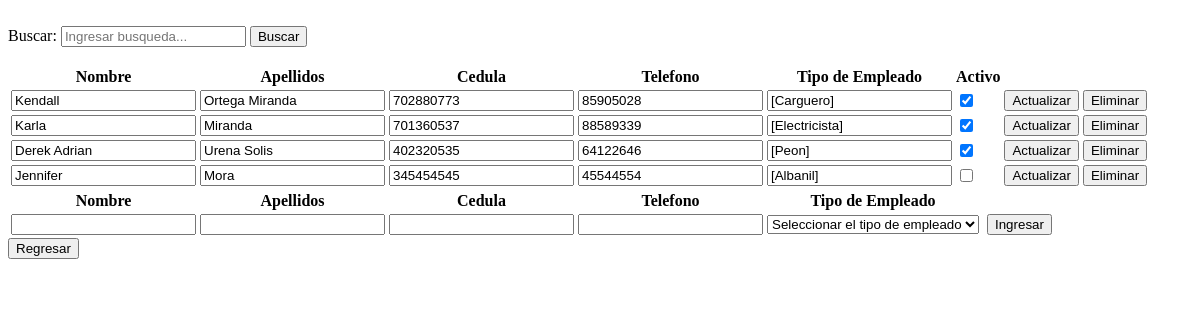
Page /view/EmpleadoView.php on the committed database.
### tables this page shows
CREATE TABLE `tbempleado` (
  `tbempleadoid` int(11) NOT NULL,
  `tbempleadonombre` text NOT NULL,
  `tbempleadoapellidos` text NOT NULL,
  `tbempleadocedula` varchar(12) NOT NULL,
  `tbempleadotelefono` varchar(8) NOT NULL,
  `tbempleadoactivo` tinyint(1) NOT NULL
);

### data/EmpleadoData.php (called while the page is built, shortened)
<?php
include_once 'data.php';
include '../domain/Empleado.php';
class EmpleadoData extends Data {
    public function getAllEmpleado() {
        $conn = mysqli_connect($this->server, $this->user, $this->password, $this->db);
        $conn->set_charset('utf8');
        $querySelect = "SELECT * FROM tbempleado;";
        $result = mysqli_query($conn, $querySelect);
        $Empleados = [];
        while ($row = mysqli_fetch_array($result)) {
            $currentEmpleado = new Empleado($row['tbempleadoid'], $row['tbempleadonombre'], $row['tbempleadoapellidos'],
            $row['tbempleadocedula'], $row['tbempleadotelefono'], $row['tbempleadoactivo']);
            array_push($Empleados, $currentEmpleado);
        }
        return $Empleados;
    }
}

### business/EmpleadoBusiness.php (called while the page is built, shortened)
<?php
include '../data/EmpleadoData.php';
class EmpleadoBusiness {
    private $EmpleadoData;
    public function EmpleadoBusiness() {
        $this->EmpleadoData = new EmpleadoData();
    }
    public function getAllEmpleado() {
        return $this->EmpleadoData->getAllEmpleado();
    }
}

### domain/Empleado.php (called while the page is built, shortened)
<?php
class Empleado {
    private $empleadoId;
    private $empleadoNombre;
    private $empleadoApellidos;
    private $empleadoCedula;
    private $empleadoTelefono;
    private $empleadoActivo;
    function Empleado($empleadoId, $empleadoNombre,$empleadoApellidos, $empleadoCedula, $empleadoTelefono, $empleadoActivo) {
        $this->empleadoId = $empleadoId;
        $this->empleadoNombre = $empleadoNombre;
        $this->empleadoApellidos = $empleadoApellidos;
        $this->empleadoCedula = $empleadoCedula;
        $this->empleadoTelefono = $empleadoTelefono;
        $this->empleadoActivo = $empleadoActivo;
    }
    function getEmpleadoId() {
        return $this->empleadoId;
    }
    public function getEmpleadoNombre() {
        return $this->empleadoNombre;
    }
    function getEmpleadoApellidos() {
        return $this->empleadoApellidos;
    }
    function getEmpleadoCedula() {
        return $this->empleadoCedula;
    }
    function getEmpleadoTelefono() {
        return $this->empleadoTelefono;
    }
    function getEmpleadoActivo() {
        return $this->empleadoActivo;
    }
}

### data/data.php (called while the page is built, shortened)
<?php
class Data {
    public function Data() {
        $hostName = gethostname();
    }
}

### data/EmpleadoTipoAsignadoData.php (called while the page is built, shortened)
<?php
include_once 'data.php';
class EmpleadoTipoAsignadoData extends Data {
    public function getAllEmpleadoTipoAsignado($empleadoId) {
        $conn = mysqli_connect($this->server, $this->user, $this->password, $this->db);
        $conn->set_charset('utf8');
        $EmpleadoTipoBusiness = new EmpleadoTipoBusiness();
        $querySelect = "SELECT * FROM tbempleadotipoasignado WHERE tbempleadoid = ". $empleadoId .";";
        $result = mysqli_query($conn, $querySelect);
        $TiposAsignados = "";
        while ($row = mysqli_fetch_array($result)) {
            $TiposAsignados .="[". $EmpleadoTipoBusiness->getEmpleadoTipo($row['tbempleadotipoid']) . "] ";
        }
        return $TiposAsignados;
    }
}

### business/EmpleadoTipoAsignadoBusiness.php (called while the page is built, shortened)
<?php
include '../data/EmpleadoTipoAsignadoData.php';
class EmpleadoTipoAsignadoBusiness {
    private $EmpleadoTipoAsignadoData;
    public function EmpleadoTipoAsignadoBusiness() {
        $this->EmpleadoTipoAsignadoData = new EmpleadoTipoAsignadoData();
    }
    public function getAllEmpleadoTipoAsignado($empleadoId) {
        return $this->EmpleadoTipoAsignadoData->getAllEmpleadoTipoAsignado($empleadoId);
    }
}

### data/EmpleadoTipoData.php (called while the page is built, shortened)
<?php
include_once 'data.php';
class EmpleadoTipoData extends Data {
    public function getEmpleadoTipo($empleadoTipoId) {
        $conn = mysqli_connect($this->server, $this->user, $this->password, $this->db);
        $conn->set_charset('utf8');
        $querySelect = "SELECT * FROM tbempleadotipo WHERE tbempleadotipoid = ". $empleadoTipoId .";";
        $result = mysqli_query($conn, $querySelect);
        $tipoEmpleado = "";
        while ($row = mysqli_fetch_array($result)) {
            $tipoEmpleado = $row['tbempleadotiponombre'];
        }
        return $tipoEmpleado;
    }
}

### business/EmpleadoTipoBusiness.php (called while the page is built, shortened)
<?php
include '../data/EmpleadoTipoData.php';
class EmpleadoTipoBusiness {
    private $EmpleadoTipoData;
    public function EmpleadoTipoBusiness() {
        $this->EmpleadoTipoData = new EmpleadoTipoData();
    }
    public function getEmpleadoTipo($empleadoTipoId) {
        return $this->EmpleadoTipoData->getEmpleadoTipo($empleadoTipoId);
    }
}

### view/EmpleadoView.php (the view, shortened to what this page needs)
<!DOCTYPE html>
<html lang="en">
<head>
    <?php
    include '../business/EmpleadoBusiness.php';
    include '../business/EmpleadoTipoBusiness.php';
    include '../business/EmpleadoTipoAsignadoBusiness.php';
    ?>
</head>
<body>
    <section id="form">
        <form action="" method="post" autocomplete="off">
            <div>
                Buscar:
                <?php
                $nombre = "";
                echo '<input type="text" name="buscar" id = "buscar" required placeholder = "Ingresar busqueda..." value = "' . $nombre . '">';
                ?>
                <input type="button" name="search" id="search" value="Buscar" onclick="getData()">
                <ul id="lista"></ul>
            </div>
        </form>
        <table>
            <tr>
                <th>Nombre</th>
                <th>Apellidos</th>
                <th>Cedula</th>
                <th>Telefono</th>
                <th>Tipo de Empleado</th>
                <th>Activo</th>
            </tr>
            <tbody id=buscar>
                <?php
                $EmpleadoBusiness = new EmpleadoBusiness();
                $EmpleadoTipoAsignadoBusiness = new EmpleadoTipoAsignadoBusiness();
                $allEmpleados = $EmpleadoBusiness->getAllEmpleado();
                foreach ($allEmpleados as $current) {
                    echo '<form method="post" enctype="multipart/form-data" action="../business/EmpleadoAction.php">';
                    echo '<td><input type="text" name="tbempleadonombre" id="tbempleadonombre" value="' . $current->getEmpleadoNombre() . '"/></td>';
                    echo '<td><input type="text" name="tbempleadoapellidos" id="tbempleadoapellidos" value="' . $current->getEmpleadoApellidos() . '"/></td>';
                    echo '<td><input type="text" data-mask  ="0-0000-0000" minlength="5" maxlength="15" name="tbempleadocedula" id="tbempleadocedula" value="' . $current->getEmpleadoCedula() . '"/></td>';
                    echo '<td><input data-mask="0000-0000" type="text" min="10000000" max = "99999999" name="tbempleadotelefono" id="tbempleadotelefono" value="' . $current->getEmpleadoTelefono() . '"/></td>';
                    echo '<td><input type="text" readonly name="tbempleadotipoempleado" id="tbempleadotipoempleado" value="' . $EmpleadoTipoAsignadoBusiness->getAllEmpleadoTipoAsignado($current->getEmpleadoId()) . '"/></td>';
                  if($current->getEmpleadoActivo() == 1){
                    echo '<td><input type="checkbox" checked name="tbempleadoactivo" id="tbempleadoactivo" value="1"/></td>';
                  }else{
                    echo '<td><input type="checkbox" name="tbempleadoactivo" id="tbempleadoactivo" value="0"/></td>';
                  }
                    echo '<td><input type="submit" value="Actualizar" name="actualizar" id="actualizar"/></td>';
                    echo '<td><button onclick="eliminarEmpleado(' . $current->getEmpleadoId() . ')">Eliminar</button></td>';
                    echo '</form>';
                }
                ?>
            </tbody>
            <table>
                <tr>
                    <th>Nombre</th>
                    <th>Apellidos</th>
                    <th>Cedula</th>
                    <th>Telefono</th>
                    <th>Tipo de Empleado</th>
                </tr>
                <?php
                $empleadoNombre = "";
                $empleadoApellidos = "";
                $empleadoCedula = "";
                $empleadoTelefono = "";
                $empleadoActivo = 1;
                ?>
                <form method="post" enctype="multipart/form-data" action="../business/EmpleadoAction.php">
                    <tr>
                    <?php
                        echo '<td><input required type="text" name="tbempleadonombre" id="tbempleadonombre" value="' . $empleadoNombre . '"/></td>';
                        echo '<td><input required type="text" name="tbempleadoapellidos" id="tbempleadoapellidos" value="' . $empleadoApellidos . '"/></td>';
                        echo '<td><input required data-mask ="0-0000-0000" type="text" name="tbempleadocedula" id="tbempleadocedula" value="' . $empleadoCedula . '"  maxlength="15" minlength="9"/></td>';
                        echo '<td><input required data-mask ="0000-0000" type="text" name="tbempleadotelefono" id="tbempleadotelefono" value=" ' . $empleadoTelefono . '"   min="10000000" max = "99999999"/></td>';
                        ?>
                        <td><select name="tbempleadotipoempleado" id="" required>
                                <option value="">Seleccionar el tipo de empleado</option>
                            </select></td>
                        <?php
                        if($empleadoActivo == 1){
                            echo '<td><input type="hidden" checked name="tbempleadoactivo" id="tbempleadoactivo" value="' . $empleadoActivo . '"/></td>';
                          }else{
                            echo '<td><input type="hidden" name="tbempleadoactivo" id="tbempleadoactivo" value="' . $empleadoActivo . '"/></td>';
                          }
                        ?>
                        <td><input type="submit" value="Ingresar" name="crear" id="crear" /></td>
                    </tr>
                </form>
            </table>
        </table>
    </section>
    <form action ="../business/HomeAction.php" method = "POST">
    <button type="submit" name="regresar"> Regresar</button>
    </form>
</body>
</html>

### view/EmpleadoView.php (style rules this page uses)
ul { list-style-type: none; width: 250px; height: auto; position: absolute; z-index: 10; padding: 10px; }

### rows in the picture
tbempleado: tbempleadonombre "Kendall", tbempleadoapellidos "Ortega Miranda", tbempleadocedula "702880773", tbempleadotelefono "85905028", tbempleadotipoempleado "[Carguero]"
tbempleado: tbempleadonombre "Karla", tbempleadoapellidos "Miranda", tbempleadocedula "701360537", tbempleadotelefono "88589339", tbempleadotipoempleado "[Electricista]"
tbempleado: tbempleadonombre "Derek Adrian", tbempleadoapellidos "Urena Solis", tbempleadocedula "402320535", tbempleadotelefono "64122646", tbempleadotipoempleado "[Peon]"
tbempleado: tbempleadonombre "Jennifer", tbempleadoapellidos "Mora", tbempleadocedula "345454545", tbempleadotelefono "45544554", tbempleadotipoempleado "[Albanil]"
